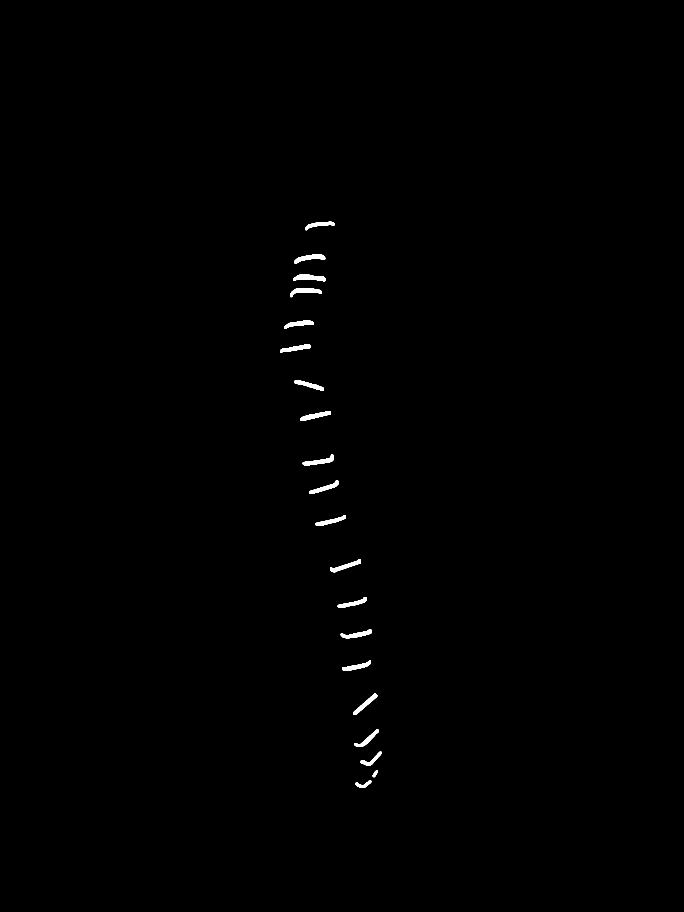
#> input picture examples/assets/gt/bavI7HSY6JwbPYkZpPJuzgSuV_infection=0_capture=1_resolution=1.png, 2736 x 3648 px, found by its file name (shown at 1/4 size)
$ python example_detect_staples.py
#> lines starting #> are read from the running program, lines starting #| are printed output that depends on the picture; after the words box and inside, x2 and y2 are one past the last pixel; in counts of white or black regions, pixels touching at a corner belong together
#> further down, image is the input picture: shape (3648, 2736, 3); 0.34% white; 20 white regions, largest, box (x1, y1, x2, y2) and area: (1172, 1099, 1303, 1125) 2127, (1177, 1019, 1301, 1055) 2064, (1160, 1154, 1288, 1189) 2056
### staples_detection/algorithms/utils.py
from scipy.ndimage import convolve
from skimage.color import rgb2hsv
from skimage import morphology

import numpy
import scipy
import time

from staples_detection.base.staple_detection_methods import StapleDetectionMethod
from staples_detection.base.staple_detection_result import GradientDirectionResult, GradientStapleDetectionResult


# [118 lines left out: functions generate_mask, generate_gradient_staple_result, not called in this run]


def convert_hsv(image: numpy.ndarray) -> numpy.ndarray:
    """
    Converts an image in the RGB colour space into the HSV colour space.

    Args:
        image: A numpy array, representing the RGB image in [0, 1] range.

    Returns:
        A numpy array, representing the input image in HSV colour space.
    """
    return rgb2hsv(image)


def get_value_channel(image: numpy.ndarray) -> numpy.ndarray:
    """
    Gets the Value channel of the image. The input image is assumed to be represented in the HSV colour space.

    Args:
        image: A numpy array, representing the HSV image in [0, 1] range.

    Returns:
        A two dimensional numpy array, representing the value channel.
    """
    return image[:, :, 2]


# [104 lines left out: functions sobel_vertical_gradient, sobel_horizontal_gradient, binarize_image, morphological_closing, morphological_dilation, fill_small_holes and 1 more, not called in this run]


def draw_mask_over_image(image: numpy.ndarray, mask: numpy.ndarray, color=None):
    """
    Draws the mask over the image. All the pixels marked as True will be overwritten in the original image wih a
    certain colour.

    Args:
        image: A numpy array, representing the RGB image in [0, 1] range.
        mask: A two dimensional array, representing the mask of the staples. It must be white with black background;
              that is, the objects must be masked as True.
        color: An RGB colour, representing the color that will be used to draw the objects in the image.

    Returns:
        A numpy array, representing the RGB image in [0, 1] range with the drawn objects.
    """
    if color is None:
        color = [70, 253, 52]

    colormask = image.copy()
    colormask[mask[:, :] == True] = color

    return colormask

### staples_detection/algorithms/gradient.py
from scipy.ndimage import convolve
from skimage import morphology

import scipy
import time

from staples_detection.algorithms.utils import *
from staples_detection.base.staple_detection_methods import StapleDetectionMethod
from staples_detection.base.result.gradient_staple_detection_result import GradientDirectionResult, \
    GradientStapleDetectionResult


def generate_gradient_mask(image: numpy.ndarray,
                           gradient_method: StapleDetectionMethod,
                           restricted_region: numpy.ndarray,
                           ground_truth_mask: numpy.ndarray = None,
                           **kwargs) -> GradientStapleDetectionResult:
    """
    Detects the staples in an image with a certain method.

    Args:
        image: A numpy array, representing the RGB image in [0, 1] range.
        gradient_method: A StapleDetectionMethod value, representing the method to be used.
        restricted_region: A boolean numpy array, with the same size as the image, representing the region where the staples
                               want to be detected. The final mask will be the intersection (element-wise and operation) of the
                               generated mask and this mask.
        ground_truth_mask: A numpy array, representing the ground truth mask of the detection.
        **kwargs: The parameters of the different methods.

    Returns:
        A GradientStapleDetectionResult, containing the partial results of each process and the global elapsed time.
    """
    if gradient_method == StapleDetectionMethod.COMBINED_GRADIENT:

        elapsed_time = time.time()
        vertical_gradient_result = generate_gradient_staple_result(image, StapleDetectionMethod.VERTICAL_GRADIENT,
                                                                   **kwargs)
        horizontal_gradient_result = generate_gradient_staple_result(image, StapleDetectionMethod.HORIZONTAL_GRADIENT,
                                                                     **kwargs)

        final_mask = restricted_region & (vertical_gradient_result.final_mask | horizontal_gradient_result.final_mask)
        colormask = draw_mask_over_image(image, final_mask)
        elapsed_time = time.time() - elapsed_time

        return GradientStapleDetectionResult(vertical_gradient_result=vertical_gradient_result,
                                             horizontal_gradient_result=horizontal_gradient_result,
                                             final_mask=final_mask,
                                             colormask=colormask,
                                             elapsed_time=elapsed_time,
                                             ground_truth_mask=ground_truth_mask)

    elif gradient_method == StapleDetectionMethod.VERTICAL_GRADIENT:
        elapsed_time = time.time()
        vertical_gradient_result = generate_gradient_staple_result(image, StapleDetectionMethod.VERTICAL_GRADIENT,
                                                                   **kwargs)
        final_mask = restricted_region & vertical_gradient_result.final_mask
        colormask = draw_mask_over_image(image, final_mask)
        elapsed_time = time.time() - elapsed_time

        return GradientStapleDetectionResult(vertical_gradient_result=vertical_gradient_result,
                                             horizontal_gradient_result=None,
                                             final_mask=final_mask,
                                             colormask=colormask,
                                             elapsed_time=elapsed_time,
                                             ground_truth_mask=ground_truth_mask)

    elif gradient_method == StapleDetectionMethod.HORIZONTAL_GRADIENT:
        elapsed_time = time.time()
        horizontal_gradient_result = generate_gradient_staple_result(image, StapleDetectionMethod.HORIZONTAL_GRADIENT,
                                                                     **kwargs)
        final_mask = restricted_region & horizontal_gradient_result.final_mask
        colormask = draw_mask_over_image(image, final_mask)
        elapsed_time = time.time() - elapsed_time

        return GradientStapleDetectionResult(vertical_gradient_result=None,
                                             horizontal_gradient_result=horizontal_gradient_result,
                                             final_mask=final_mask,
                                             colormask=colormask,
                                             elapsed_time=elapsed_time,
                                             ground_truth_mask=ground_truth_mask)


def generate_gradient_staple_result(image: numpy.ndarray, gradient_method: StapleDetectionMethod,
                                    **kwargs) -> GradientDirectionResult:
    """
    Detects the staples with a certain method.

    Args:
        image: A numpy array, representing the RGB image in [0, 1] range.
        gradient_method: A StapleDetectionMethod value, representing the method to be used.
        **kwargs: The parameters of the different methods.

    Returns:
        A GradientDirectionResult object, representing the partial results.
    """
    # PARAMETER EXTRACTION
    gradient_binarization_threshold: float = kwargs.get("gradient_binarization_threshold", 60 / 255)
    morphological_closing_se: numpy.ndarray = kwargs.get("morphological_closing_structuring_element",
                                                         numpy.array([[1, 1, 1], [1, 1, 1], [1, 1, 1]]))
    area_filtering_threshold: float = kwargs.get("area_filtering_threshold", 50)
    number_dilations: int = kwargs.get("mask_number_dilations", 2)
    morphological_dilation_se: numpy.ndarray = kwargs.get("morphological_dilation_structuring_element",
                                                          numpy.array([[1, 1, 1], [1, 1, 1], [1, 1, 1]]))
    # END
    result = GradientDirectionResult()
    result.set_original_image(image)

    hsv_image = convert_hsv(image=image)
    result.set_hsv_image(hsv_image)

    value_channel = get_value_channel(image=hsv_image)
    result.set_value_channel(value_channel)

    gradient: numpy.ndarray = None
    if gradient_method == StapleDetectionMethod.VERTICAL_GRADIENT:
        gradient = sobel_vertical_gradient(value_channel)
    elif gradient_method == StapleDetectionMethod.HORIZONTAL_GRADIENT:
        gradient = sobel_horizontal_gradient(value_channel)
    result.set_gradient(gradient)

    binary_image = binarize_image(gradient, gradient_binarization_threshold)
    result.set_binarized_gradient(binary_image)

    closing = morphological_closing(binary_image, morphological_closing_se)
    result.set_morphological_closing(closing)

    hole_filling = fill_small_holes(closing)
    result.set_filled_holes(hole_filling)

    area_filtering = remove_small_objects(hole_filling, area_filtering_threshold)
    result.set_area_filtering(area_filtering)

    dilated_mask = area_filtering
    dilated_masks = [dilated_mask]
    for _ in range(number_dilations):
        dilated_mask = morphological_dilation(dilated_mask, morphological_dilation_se)
        dilated_masks.append(dilated_mask)
    result.set_mask_dilations(dilated_masks)
    result.set_final_mask(dilated_mask)

    colormask = draw_mask_over_image(image, dilated_mask)
    result.set_colormask(colormask)

    return result


def sobel_vertical_gradient(image: numpy.ndarray) -> numpy.ndarray:
    """
    Computes the Sobel gradient in the vertical direction.

    Args:
        image: A two-dimensional array, representing the image from which the vertical gradient will be calculated.

    Returns:
        A two-dimensional array, representing the vertical gradient of the image.
    """
    ky = numpy.array([[1, 2, 1],
                      [0, 0, 0],
                      [-1, -2, -1]])
    return scipy.ndimage.convolve(image, ky)


def sobel_horizontal_gradient(image: numpy.ndarray) -> numpy.ndarray:
    """
    Computes the Sobel gradient in the horizontal direction.

    Args:
        image: A two-dimensional array, representing the image from which the horizontal gradient will be calculated.

    Returns:
        A two-dimensional array, representing the horizontal gradient of the image.
    """
    kx = numpy.array([[-1, 0, 1],
                      [-2, 0, 2],
                      [-1, 0, 1]])
    return scipy.ndimage.convolve(image, kx)


def binarize_image(image: numpy.ndarray, threshold: float) -> numpy.ndarray:
    """
    Binarizes the image with a threshold.

    Args:
        image: A two-dimensional array, representing the image to be binarized.
        threshold: A float value, representing the threshold in the binarization.

    Returns:
        A two-dimensional array, representing the binary image.
    """
#> called with threshold = 0.235
    binary_image = image.copy()

    binary_image[binary_image > threshold] = 1
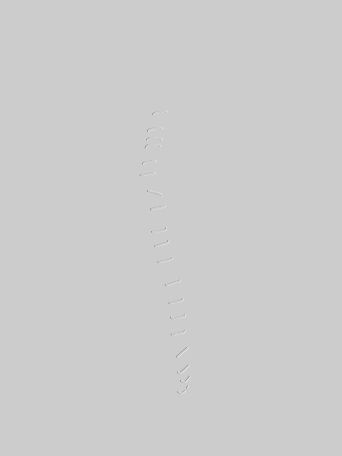
#> binary_image: shape (3648, 2736) float64 (shown at 1/8 size); min -4, max 1, mean -0.000323; drawn with min black and max white
    binary_image[binary_image <= threshold] = 0
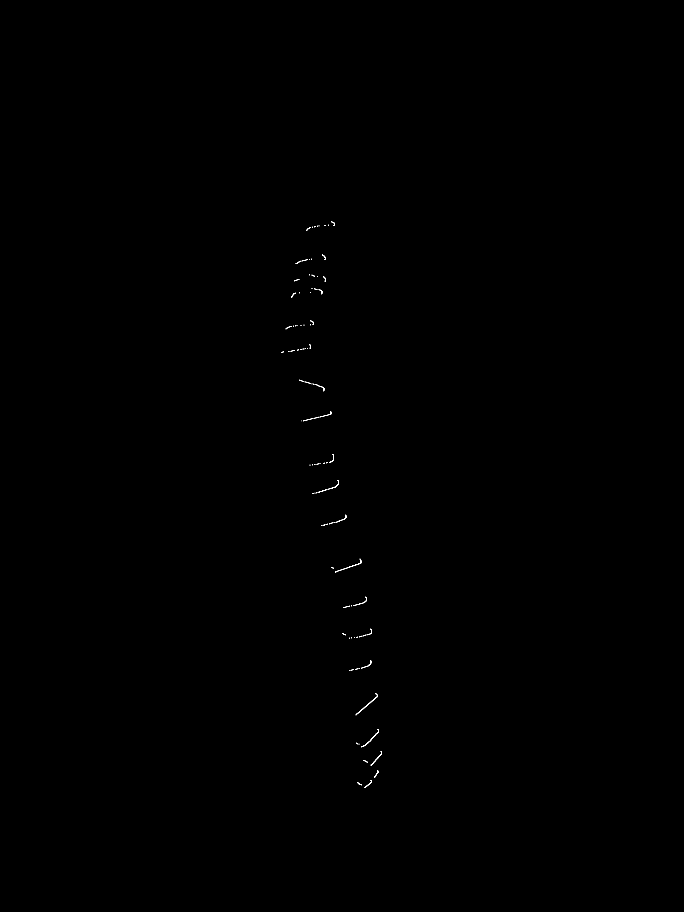
#> binary_image: shape (3648, 2736) float64 (shown at 1/4 size); values 0 (black) and 1 (white), 0.04% white in thin lines or dots, all inside (x1, y1, x2, y2) = (1126, 886, 1528, 3152)

    return binary_image


def morphological_closing(image: numpy.ndarray, structuring_element: numpy.ndarray) -> numpy.ndarray:
    """
    Computes the morphological closing in a binary image.

    Args:
        image: A two dimensional array, representing the binary image.
        structuring_element: A two dimensional array, representing the structuring element to use in the closing.

    Returns:
        A two dimensional array, representing the closed version of the input binary image.
    """
    return morphology.binary_closing(image, structuring_element)
#> (the rest of the program and of its run is left out)
